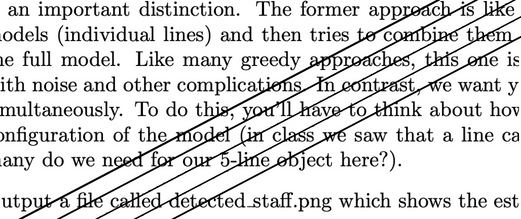
#> input picture sample-input.png, 521 x 219 px
$ python -i staff_finder.py   (imports and definitions only)
#> lines starting #> are read from the running program, lines starting #| are printed output that depends on the picture
#> further down, picture is the input picture: PIL image 521x219 L; min 0, max 255, mean 216.3
## References used -> https://www.geeksforgeeks.org/python-edge-detection-using-pillow/ , https://www.geeksforgeeks.org/python-pil-image-new-method/
## https://www.geeksforgeeks.org/python-pil-image-new-method/, https://www.geeksforgeeks.org/how-to-manipulate-the-pixel-values-of-an-image-using-python/
## https://nabinsharma.wordpress.com/2012/12/26/linear-hough-transform-using-python/, https://www.geeksforgeeks.org/python-pil-imagedraw-draw-line/
## https://www.geeksforgeeks.org/python-pil-imagedraw-draw-line/, https://docs.opencv.org/3.4/d9/db0/tutorial_hough_lines.html
## https://numpy.org/doc/stable/reference/generated/numpy.argmax.html, https://www.geeksforgeeks.org/how-to-compare-two-numpy-arrays/
## https://gist.github.com/bygreencn/6a900fd2ff5d0101473acbc3783c4d92, https://opencv24-python-tutorials.readthedocs.io/en/latest/py_tutorials/py_imgproc/py_houghlines/py_houghlines.html
## https://www.geeksforgeeks.org/python-pil-imagedraw-draw-line/, https://forum.image.sc/t/how-to-draw-a-line-captured-by-the-hough-transform/32519
## https://github.com/taochenshh/Find-Lines-and-Circles-in-an-Image-Hough-Transform-/blob/master/hough_lines_draw.m, https://content.byui.edu/file/b8b83119-9acc-4a7b-bc84-efacf9043998/1/Math-2-11-2.html
## https://nabinsharma.wordpress.com/2012/12/26/linear-hough-transform-using-python/, https://www.geeksforgeeks.org/python-edge-detection-using-pillow/
## https://towardsdatascience.com/canny-edge-detection-step-by-step-in-python-computer-vision-b49c3a2d8123, https://www.analyticsvidhya.com/blog/2022/06/a-complete-guide-on-hough-transform/

import numpy as np
from PIL import Image
from PIL import ImageFilter
from PIL import ImageOps
from PIL import ImageDraw
import sys
import matplotlib.pyplot as plt

# [10 lines left out: function test_function, not called in this run]


## Reference for this is the slides
## Sobel operation on the image
def sobel(img):
    image_x = img.filter(ImageFilter.Kernel((3, 3), (-1/8, 0, 1/8, -2/8, 0, 2/8, -1/8, 0, 1/8), 1, 0))
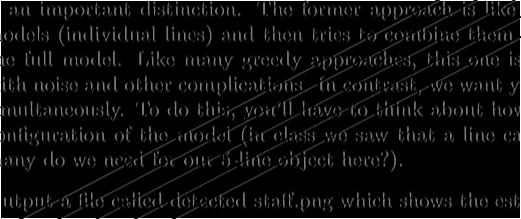
#> image_x: PIL image 521x219 L; min 0, max 255, mean 13.8
    #image_x.show()

    image_y = img.filter(ImageFilter.Kernel((3, 3), (1/8, 2/8, 1/8, 0, 0, 0, -1/8, -2/8, -1/8), 1, 0))
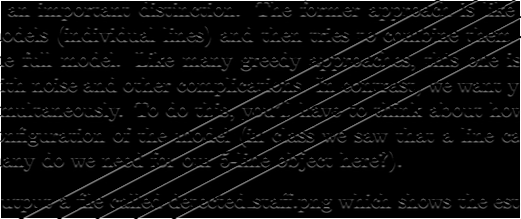
#> image_y: PIL image 521x219 L; min 0, max 255, mean 12.2
    #image_y.show()

    width,height = img.size
#> width = 521; height = 219

    image_sobel = np.zeros(shape=(height,width))

    for i in range(height):
        for j in range(width):

            x = image_x.getpixel((j,i))
            y = image_y.getpixel((j,i))
            image_sobel[i,j] = int(((x*x) + (y*y))**0.5)
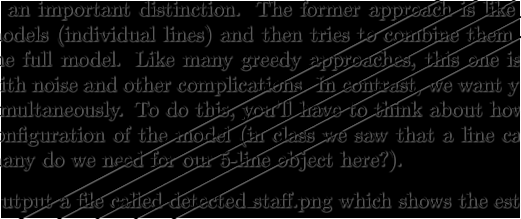
#> image_sobel: shape (219, 521) float64; min 0, max 360, mean 21.9; drawn with min black and max white

    image_sobel = Image.fromarray(image_sobel)
#> image_sobel: PIL image 521x219 F
    #image_sobel.show()
    return image_sobel

## Reference for this is the slides.
## Canny operation on the image
def canny(img,low_threshold=50,high_threshold=150):
    x_dir = [-1,0,1,1,1,0,-1,-1]
    y_dir = [1,1,1,0,-1,-1,-1,0]
    image_sobel = sobel(img)

    width, height = image_sobel.size
#> width = 521; height = 219

    image_canny = np.zeros(shape=(height,width))
    for i in range(height):
        for j in range(width):
            x = image_sobel.getpixel((j,i))

            if(x>=high_threshold):
                image_canny[i,j] = 255
            elif(x>=low_threshold):
                image_canny[i,j] = 0
                for k in range(8):
                    if(i+k>=0 and i+k<height and j+k>=0 and j+k<width and image_sobel.getpixel((j+k,i+k))>0):
                        image_canny[i,j] = 255
            else:
               image_canny[i,j] = 0

            if(i==0 or i==height-1 or j==0 or j==width-1):
                image_canny[i,j] = 0
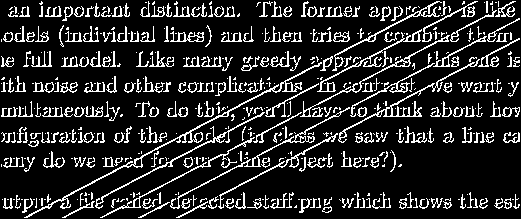
#> image_canny: shape (219, 521) float64; 15.7% white in thin lines or dots

    image_canny = Image.fromarray(image_canny)
#> image_canny: PIL image 521x219 F; 15.7% white in thin lines or dots
    #image_canny.show()
    return image_canny

def laplacian(img):
    image_laplacian = img.filter(ImageFilter.FIND_EDGES)
    return image_laplacian


## Reference for this code -> https://numpy.org/doc/stable/reference/generated/numpy.nonzero.html
## https://nabinsharma.wordpress.com/2012/12/26/linear-hough-transform-using-python/
## https://gist.github.com/bygreencn/6a900fd2ff5d0101473acbc3783c4d92
## Concept on how to code hough transform has been understood from the above link.
## This function makes the hough accumulator
# [105 lines left out: functions hough, find_hough_peaks, hough_lines_draw, not called in this run]


# [21 lines not run here, left out]

>>> from PIL import Image
>>> picture = Image.open('sample-input.png')
>>> result = canny(picture)

$ run again, on noise.png
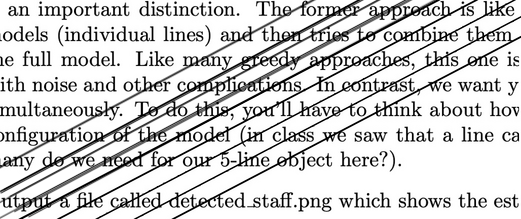
#> input picture noise.png, 521 x 219 px
#> picture is the input picture: PIL image 521x219 L; min 0, max 255, mean 209.2
#> after the loop in sobel, `for i in range(height):`:
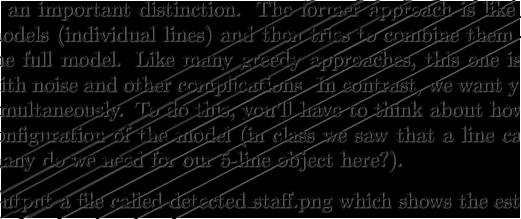
#> image_sobel: shape (219, 521) float64; min 0, max 360, mean 23.2; drawn with min black and max white
#> after the loop in canny, `for i in range(height):`:
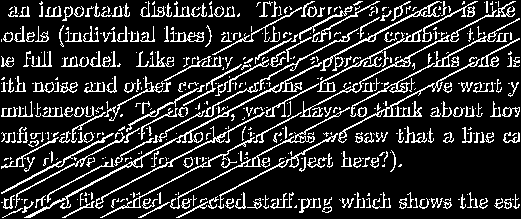
#> image_canny: shape (219, 521) float64; 17.1% white in thin lines or dots
